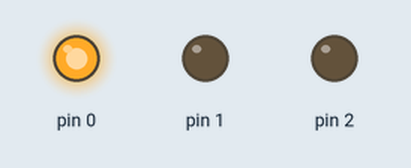
Recording of a sketch running on a simulated Arduino Uno, built with avr-gcc and run on an emulated ATmega328P. On the bench: output pins drawn as LEDs (lit = HIGH).

Above: at 3.5 s.
At 7.5 s:
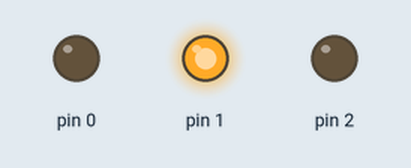
At 11.5 s:
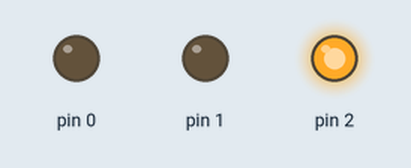
Timing chart, 0 to 20.8 s (numbered marks = the images above):
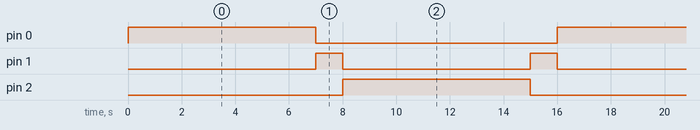

Measured:
- by itself, pin 0, pin 2: alternates HIGH for 7.0 s and LOW for 9.0 s
- by itself, pin 1: alternates HIGH for 1.0 s and LOW for 7.0 s
- by itself, everything shown: repeats every 16.0 s, in 4 steps

The sketch:

trafficlight4_verse_3.ino
```cpp
void setup() {
pinMode(0,OUTPUT);
pinMode(1,OUTPUT);
pinMode(2,OUTPUT);
}

void loop() {
digitalWrite(0,HIGH);
digitalWrite(1,LOW);
digitalWrite(2,LOW);
delay(7000);
digitalWrite(0,LOW);
digitalWrite(1,HIGH);
digitalWrite(2,LOW);
delay(1000);
digitalWrite(0,LOW);
digitalWrite(1,LOW);
digitalWrite(2,HIGH);
delay(7000);
digitalWrite(0,LOW);
digitalWrite(1,HIGH);
digitalWrite(2,LOW);
delay(1000);


}
```
